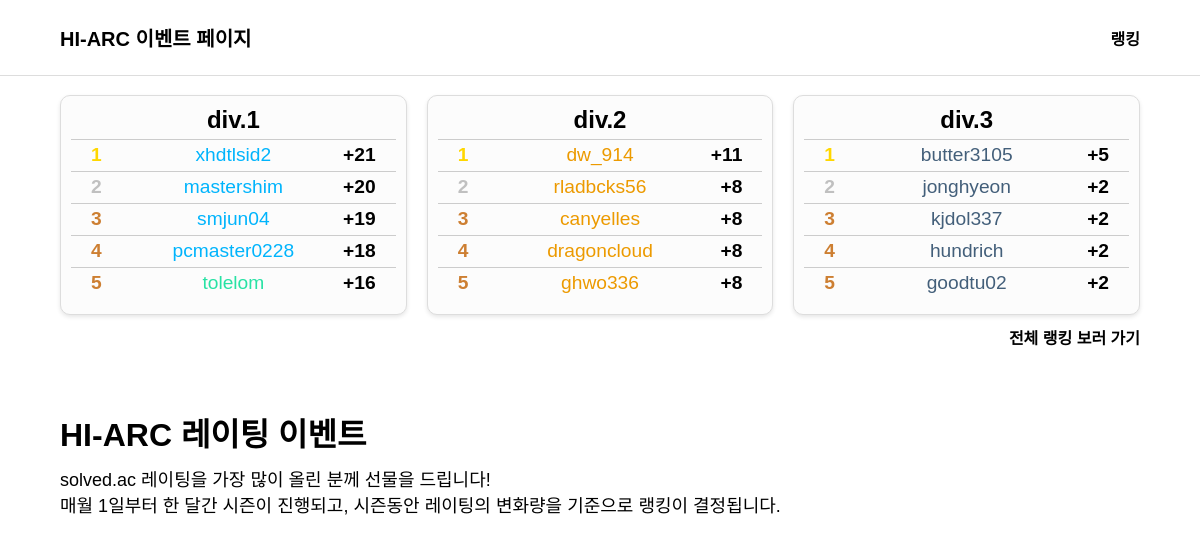
/home/, run on the app's committed database.
### ranking/models.py (models this page shows)
class RatedUser(models.Model):
    username = models.CharField(max_length=200, unique=True, verbose_name='핸들')
    seasonStartRating = models.IntegerField(verbose_name='시즌 시작 레이팅')
    userrating = models.IntegerField(verbose_name='현재 레이팅')
    userdiv = models.IntegerField(verbose_name='디비전')
    create_date = models.DateTimeField(auto_now_add=True, verbose_name='계정 생성시간')
    class Meta:
        db_table = 'RatedUser'
        verbose_name = 'RatedUser'
        verbose_name_plural = 'RatedUser'

### home/views.py (the view)
# urls.py: path('', views.mainpage, name='mainpage'),
def mainpage(request):
    context = {}
    context['div1'] = divRank(1)
    context['div2'] = divRank(2)
    context['div3'] = divRank(3)
    return render(request, 'home/index.html', context)

### home/templates/home/index.html (shortened to what this page needs)
<!DOCTYPE html>
<html lang="ko">
<head>
</head>
<header>
    <div class="left">
        <a href="/home/">HI-ARC 이벤트 페이지</a>
    </div>
    <div class="right">
        <ul>
            <li><a href="/ranking/">랭킹</a></li>
        </ul>
    </div>
</header>
<section class="rankings">
    <div class="ranking-section">
        <h1>div.1</h1>
        <ol class="ranking-list">
            <li>
                <span class="rank gold">1</span>
                <font style="color:{{div1.0.color}};">{{div1.0.username}}</font>
                <span class="rank change">+{{div1.0.change}}</span>
            </li>
            <li>
                <span class="rank silver">2</span>
                <font style="color:{{div1.1.color}};">{{div1.1.username}}</font>
                <span class="rank change">+{{div1.1.change}}</span>
            </li>
            <li>
                <span class="rank bronze">3</span>
                <font style="color:{{div1.2.color}};">{{div1.2.username}}</font>
                <span class="rank change">+{{div1.2.change}}</span>
            </li>
            <li>
                <span class="rank bronze">4</span>
                <font style="color:{{div1.3.color}};">{{div1.3.username}}</font>
                <span class="rank change">+{{div1.3.change}}</span>
            </li>
            <li>
                <span class="rank bronze">5</span>
                <font style="color:{{div1.4.color}};">{{div1.4.username}}</font>
                <span class="rank change">+{{div1.4.change}}</span>
            </li>
        </ol>
    </div>
    <div class="ranking-section">
        <h1>div.2</h1>
        <ol class="ranking-list">
            <li>
                <span class="rank gold">1</span>
                <font style="color:{{div2.0.color}};">{{div2.0.username}}</font>
                <span class="rank change">+{{div2.0.change}}</span>
            </li>
            <li>
                <span class="rank silver">2</span>
                <font style="color:{{div2.1.color}};">{{div2.1.username}}</font>
                <span class="rank change">+{{div2.1.change}}</span>
            </li>
            <li>
                <span class="rank bronze">3</span>
                <font style="color:{{div2.2.color}};">{{div2.2.username}}</font>
                <span class="rank change">+{{div2.2.change}}</span>
            </li>
            <li>
                <span class="rank bronze">4</span>
                <font style="color:{{div2.3.color}};">{{div2.3.username}}</font>
                <span class="rank change">+{{div2.3.change}}</span>
            </li>
            <li>
                <span class="rank bronze">5</span>
                <font style="color:{{div2.4.color}};">{{div2.4.username}}</font>
                <span class="rank change">+{{div2.4.change}}</span>
            </li>
        </ol>
    </div>
    <div class="ranking-section">
        <h1>div.3</h1>
        <ol class="ranking-list">
            <li>
                <span class="rank gold">1</span>
                <font style="color:{{div3.0.color}};">{{div3.0.username}}</font>
                <span class="rank change">+{{div3.0.change}}</span>
            </li>
            <li>
                <span class="rank silver">2</span>
                <font style="color:{{div3.1.color}};">{{div3.1.username}}</font>
                <span class="rank change">+{{div3.1.change}}</span>
            </li>
            <li>
                <span class="rank bronze">3</span>
                <font style="color:{{div3.2.color}};">{{div3.2.username}}</font>
                <span class="rank change">+{{div3.2.change}}</span>
            </li>
            <li>
                <span class="rank bronze">4</span>
                <font style="color:{{div3.3.color}};">{{div3.3.username}}</font>
                <span class="rank change">+{{div3.3.change}}</span>
            </li>
            <li>
                <span class="rank bronze">5</span>
                <font style="color:{{div3.4.color}};">{{div3.4.username}}</font>
                <span class="rank change">+{{div3.4.change}}</span>
            </li>
        </ol>
    </div>
</section>
<main>
    <div class="toRanking">
        <a href="/ranking/">전체 랭킹 보러 가기</a>
    </div>
    <h1>HI-ARC 레이팅 이벤트</h1>
    <div class="context">
        <li>solved.ac 레이팅을 가장 많이 올린 분께 선물을 드립니다!</li>
        <li>매월 1일부터 한 달간 시즌이 진행되고, 시즌동안 레이팅의 변화량을 기준으로 랭킹이 결정됩니다.</li>
    </div>
</main>
</html>

### home/templates/home/index.html (style rules this page uses)
* { margin: 0; padding: 0; font-family: 'Noto Sans KR', sans-serif; }
header { position: fixed; top: 0; left: 0; right: 0; height: 35px; padding-top: 20px; padding-bottom: 20px; color: black; background: #ffffff; font-weight: bold; display: flex; justify-content: space-between; align-items: center; font-family: 'Noto Sans KR', sans-serif; margin-bottom: 20px; z-index: 1; border-bottom: 1px solid #ddd; }
.left { font-size: 20px; padding-left: 60px; }
.left a { text-decoration: none; color: black; font-weight: bold; transition: color 0.3s; }
.right ul { list-style: none; padding: 0; margin-right: 40px; display: flex; }
.right li { margin-right: 20px; }
.right a { text-decoration: none; color: black; font-weight: bold; transition: color 0.3s; }
.rankings { display: flex; justify-content: space-between; margin-top: 75px; margin-left: 60px; margin-right: 60px; }
.ranking-section { flex: 1; background: #fff; border: 1px solid #ddd; padding: 10px; background: #fcfcfc; box-shadow: 0 2px 4px rgba(0, 0, 0, 0.1); text-align: center; margin-top: 20px; margin-right: 20px; border-radius: 10px; }
.ranking-section:last-child { margin-right: 0; }
.ranking-list { list-style-type: none; padding: 0; }
.ranking-list li { font-size: 1.2rem; margin: 10px 0; position: relative; }
.ranking-list li::before { content: ""; position: absolute; left: 0; width: 100%; border-top: 1px solid #ccc; }
.ranking-list li::before { top: -5px; }
.ranking-list li:last-child::before { bottom: 0; }
.rank { font-weight: bold; color: black; position: absolute; white-space: nowrap; }
.gold { color: gold; left: 20px; margin-right: 10px; }
.silver { color: silver; left: 20px; margin-right: 10px; }
.bronze { color: #cd7f32; left: 20px; margin-right: 10px; }
.change { text-align: right; right: 20px; }
main { padding-top: 10px; padding-left: 60px; }
.toRanking { text-align: right; font-weight: bold; color: black; margin-bottom: 20px; margin-right: 60px; margin-bottom: 60px; }
.toRanking a { text-decoration: none; color: black; transition: color 0.3s; }
.context { margin-top: 10px; font-size: 18px; }
.context li { list-style-type: none; }

### data on the page
RatedUser: username "xhdtlsid2"
RatedUser: username "mastershim"
RatedUser: username "smjun04"
RatedUser: username "pcmaster0228"
RatedUser: username "tolelom"
RatedUser: username "dw_914"
RatedUser: username "rladbcks56"
RatedUser: username "canyelles"
RatedUser: username "dragoncloud"
RatedUser: username "ghwo336"
RatedUser: username "butter3105"
RatedUser: username "jonghyeon"
RatedUser: username "kjdol337"
RatedUser: username "hundrich"
RatedUser: username "goodtu02"

### other printed values
{{ div1.0.change }} "21"
{{ div1.1.change }} "20"
{{ div1.2.change }} "19"
{{ div1.3.change }} "18"
{{ div1.4.change }} "16"
{{ div2.0.change }} "11"
{{ div2.1.change }} "8"
{{ div2.2.change }} "8"
{{ div2.3.change }} "8"
{{ div2.4.change }} "8"
{{ div3.0.change }} "5"
{{ div3.1.change }} "2"
{{ div3.2.change }} "2"
{{ div3.3.change }} "2"
{{ div3.4.change }} "2"
